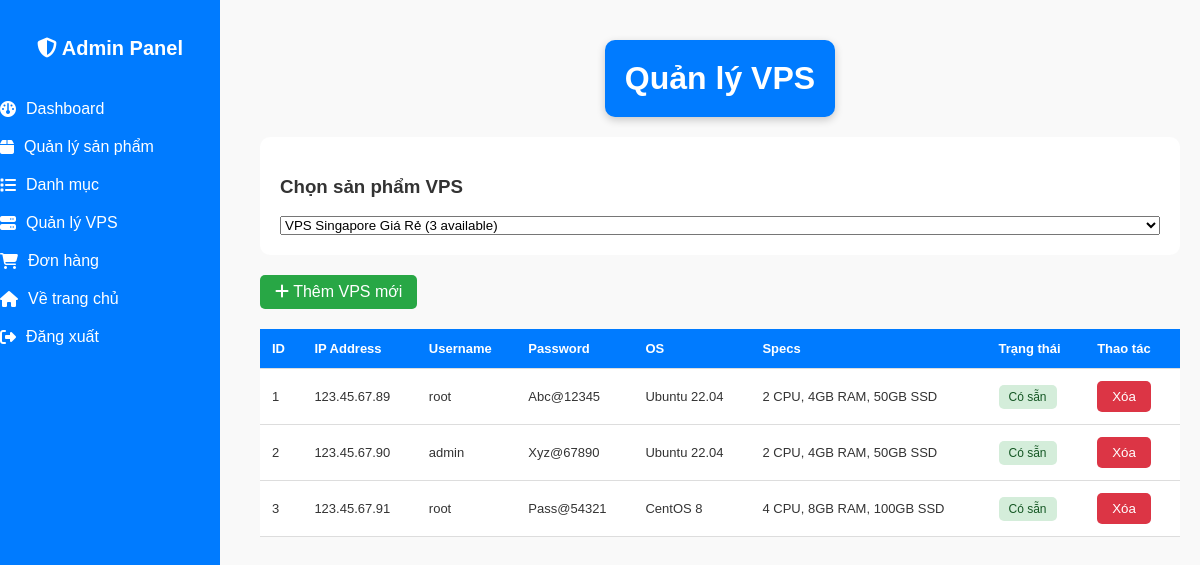
Screenshot of /admin/vps.php?product_id=9 (signed in) with the database file from the repository.
### tables this page shows
CREATE TABLE vps_inventory (
    id INT AUTO_INCREMENT PRIMARY KEY,
    product_id INT NOT NULL,
    ip_address VARCHAR(50) NOT NULL,
    username VARCHAR(100) NOT NULL,
    password VARCHAR(255) NOT NULL,
    os_info VARCHAR(100),
    specs TEXT COMMENT 'CPU, RAM, SSD specifications',
    status ENUM('available', 'sold') DEFAULT 'available',
    sold_to_user_id INT DEFAULT NULL,
    sold_at TIMESTAMP NULL DEFAULT NULL,
    created_at TIMESTAMP DEFAULT CURRENT_TIMESTAMP,
    FOREIGN KEY (product_id) REFERENCES products(id) ON DELETE CASCADE,
    FOREIGN KEY (sold_to_user_id) REFERENCES users(id) ON DELETE SET NULL,
    INDEX idx_product (product_id),
    INDEX idx_status (status)
);

### app/Models/Product.php (called while the page is built, shortened)
<?php
require_once __DIR__ . '/../Config/Database.php';
class Product {
    private $conn;
    private $table = 'products';
    public function __construct() {
        $database = new Database();
        $this->conn = $database->connect();
    }
    public function getAll($limit = 12, $offset = 0, $categoryId = null, $search = null) {
        $query = "SELECT p.*, c.name as category_name
                  FROM {$this->table} p
                  LEFT JOIN categories c ON p.category_id = c.id
                  WHERE 1=1";
        $query .= " ORDER BY p.created_at DESC LIMIT :limit OFFSET :offset";
        $stmt = $this->conn->prepare($query);
        $stmt->bindParam(':limit', $limit, PDO::PARAM_INT);
        $stmt->bindParam(':offset', $offset, PDO::PARAM_INT);
        $stmt->execute();
        return $stmt->fetchAll();
    }
}

### app/Config/Database.php (called while the page is built, shortened)
<?php
class Database {
    private $host;
    private $db_name;
    private $username;
    private $password;
    public function __construct() {
        if (getenv('MYSQLHOST')) {
            $this->host = getenv('MYSQLHOST');
            $this->db_name = getenv('MYSQLDATABASE') ?: 'railway';
            $this->username = getenv('MYSQLUSER') ?: 'root';
            $this->password = getenv('MYSQLPASSWORD') ?: '';
            $port = getenv('MYSQLPORT') ?: '3306';
            $this->host = $this->host . ':' . $port;
        } else {
            $this->host = 'localhost';
            $this->db_name = 'shop_online';
            $this->username = 'shopuser';
            $this->password = 'shop123';
        }
    }
    public function connect() {
        $this->conn = null;
        try {
            $this->conn = new PDO(
                "mysql:host=" . $this->host . ";dbname=" . $this->db_name . ";charset=utf8mb4",
                $this->username,
                $this->password
            );
            $this->conn->setAttribute(PDO::ATTR_ERRMODE, PDO::ERRMODE_EXCEPTION);
            $this->conn->setAttribute(PDO::ATTR_DEFAULT_FETCH_MODE, PDO::FETCH_ASSOC);
        } catch(PDOException $e) {
            echo "Connection Error: " . $e->getMessage();
        }
        return $this->conn;
    }
}

### app/Models/VPS.php (called while the page is built, shortened)
<?php
require_once __DIR__ . '/../Config/Database.php';
class VPS {
    private $conn;
    private $table = 'vps_inventory';
    public function __construct() {
        $database = new Database();
        $this->conn = $database->connect();
    }
    public function getByProductId($productId) {
        $query = "SELECT * FROM {$this->table}
                  WHERE product_id = :product_id
                  ORDER BY created_at DESC";
        $stmt = $this->conn->prepare($query);
        $stmt->bindParam(':product_id', $productId);
        $stmt->execute();
        return $stmt->fetchAll();
    }
}

### public/admin/vps.php (the view, shortened to what this page needs)
<?php
require_once __DIR__ . '/../../app/Models/VPS.php';
require_once __DIR__ . '/../../app/Models/Product.php';
$vpsModel = new VPS();
$productModel = new Product();
$allProducts = $productModel->getAll(100, 0);
$vpsProducts = array_filter($allProducts, function($p) {
    return $p['product_type'] === 'vps';
});
$action = $_GET['action'] ?? 'list';
$productId = $_GET['product_id'] ?? null;
$vpsList = [];
if ($productId) {
    $vpsList = $vpsModel->getByProductId($productId);
}
?>
<!DOCTYPE html>
<html lang="vi">
<head>
    <link rel="stylesheet" href="https://cdnjs.cloudflare.com/ajax/libs/font-awesome/6.5.0/css/all.min.css">
    <link rel="stylesheet" href="<?= BASE_URL ?>css/styles.css">
</head>
<body>
    <div class="sidebar" id="sidebar">
        <h2><i class="fa-solid fa-shield-halved"></i> Admin Panel</h2>
        <a href="<?= BASE_URL ?>admin/"><i class="fa-solid fa-gauge"></i> Dashboard</a>
        <a href="<?= BASE_URL ?>admin/products.php"><i class="fa-solid fa-box"></i> Quản lý sản phẩm</a>
        <a href="<?= BASE_URL ?>admin/categories.php"><i class="fa-solid fa-list"></i> Danh mục</a>
        <a href="<?= BASE_URL ?>admin/vps.php"><i class="fa-solid fa-server"></i> Quản lý VPS</a>
        <a href="<?= BASE_URL ?>admin/orders.php"><i class="fa-solid fa-shopping-cart"></i> Đơn hàng</a>
        <a href="<?= BASE_URL ?>"><i class="fa-solid fa-home"></i> Về trang chủ</a>
        <a href="<?= BASE_URL ?>logout.php"><i class="fa-solid fa-right-from-bracket"></i> Đăng xuất</a>
    </div>
    <div class="main-content">
        <h1>Quản lý VPS</h1>
        <div class="product-selector">
            <h3>Chọn sản phẩm VPS</h3>
            <form method="GET" style="display: flex; gap: 10px;">
                <select name="product_id" onchange="this.form.submit()" style="flex: 1;">
                    <?php foreach ($vpsProducts as $p): ?>
                        <option value="<?= $p['id'] ?>" <?= $productId == $p['id'] ? 'selected' : '' ?>>
                            <?= $p['name'] ?> (<?= $vpsModel->countAvailable($p['id']) ?> available)
                        </option>
                    <?php endforeach; ?>
                </select>
            </form>
        </div>
        <?php if ($productId): ?>
            <?php if ($action === 'add'): ?>
                <h2>Thêm VPS mới</h2>
                <div style="background: white; padding: 20px; border-radius: 10px; margin-bottom: 20px;">
                    <h3>Thêm từng VPS</h3>
                    <form method="POST">
                        <input type="hidden" name="action" value="add">
                        <input type="hidden" name="product_id" value="<?= $productId ?>">
                        <div class="form-group">
                            <label>IP Address</label>
                            <input type="text" name="ip_address" required placeholder="123.45.67.89">
                        </div>
                        <div class="form-group">
                            <label>Username</label>
                            <input type="text" name="username" required placeholder="root">
                        </div>
                        <div class="form-group">
                            <label>Password</label>
                            <input type="text" name="password" required placeholder="Password@123">
                        </div>
                        <div class="form-group">
                            <label>Hệ điều hành</label>
                            <input type="text" name="os_info" placeholder="Ubuntu 22.04">
                        </div>
                        <div class="form-group">
                            <label>Thông số kỹ thuật</label>
                            <input type="text" name="specs" placeholder="2 CPU, 4GB RAM, 50GB SSD">
                        </div>
                        <button type="submit" class="btn btn-success"><i class="fa-solid fa-save"></i> Thêm VPS</button>
                        <a href="vps.php?product_id=<?= $productId ?>" class="btn btn-primary">Quay lại</a>
                    </form>
                </div>
                <div style="background: white; padding: 20px; border-radius: 10px;">
                    <h3>Thêm hàng loạt VPS</h3>
                    <p>Mỗi dòng theo định dạng: <code>IP|Username|Password|OS|Specs</code></p>
                    <form method="POST">
                        <input type="hidden" name="action" value="add_bulk">
                        <input type="hidden" name="product_id" value="<?= $productId ?>">
                        <div class="form-group">
                            <label>Danh sách VPS (mỗi VPS một dòng)</label>
                            <textarea name="vps_data" rows="10" placeholder="123.45.67.89|root|Pass@123|Ubuntu 22.04|2CPU 4GB RAM&#10;123.45.67.90|admin|Pass@456|CentOS 8|4CPU 8GB RAM"></textarea>
                        </div>
                        <button type="submit" class="btn btn-success"><i class="fa-solid fa-upload"></i> Thêm hàng loạt</button>
                    </form>
                </div>
            <?php else: ?>
                <a href="vps.php?action=add&product_id=<?= $productId ?>" class="btn btn-success">
                    <i class="fa-solid fa-plus"></i> Thêm VPS mới
                </a>
                <table>
                    <thead>
                        <tr>
                            <th>ID</th>
                            <th>IP Address</th>
                            <th>Username</th>
                            <th>Password</th>
                            <th>OS</th>
                            <th>Specs</th>
                            <th>Trạng thái</th>
                            <th>Thao tác</th>
                        </tr>
                    </thead>
                    <tbody>
                        <?php if (empty($vpsList)): ?>
                            <tr><td colspan="8" style="text-align: center;">Chưa có VPS nào</td></tr>
                        <?php else: ?>
                            <?php foreach ($vpsList as $vps): ?>
                                <tr>
                                    <td><?= $vps['id'] ?></td>
                                    <td><?= $vps['ip_address'] ?></td>
                                    <td><?= $vps['username'] ?></td>
                                    <td><?= $vps['password'] ?></td>
                                    <td><?= $vps['os_info'] ?></td>
                                    <td><?= $vps['specs'] ?></td>
                                    <td>
                                        <span class="status-badge status-<?= $vps['status'] === 'available' ? 'available' : 'sold' ?>">
                                            <?= $vps['status'] === 'available' ? 'Có sẵn' : 'Đã bán' ?>
                                        </span>
                                    </td>
                                    <td>
                                        <?php if ($vps['status'] === 'available'): ?>
                                            <form method="POST" style="display: inline;" onsubmit="return confirm('Xác nhận xóa?')">
                                                <button type="submit" class="btn btn-danger">Xóa</button>
                                            </form>
                                        <?php else: ?>
                                            <span style="color: #999;">Đã bán</span>
                                        <?php endif; ?>
                                    </td>
                                </tr>
                            <?php endforeach; ?>
                        <?php endif; ?>
                    </tbody>
                </table>
            <?php endif; ?>
        <?php else: ?>
            <p style="text-align: center; padding: 40px; background: white; border-radius: 10px;">
                Vui lòng chọn sản phẩm VPS để quản lý
            </p>
        <?php endif; ?>
    </div>
</body>
</html>

### public/css/styles.css (style rules this page uses)
body { margin: 0; padding: 0; display: flex; font-family: "Poppins", sans-serif; background-color: #f9f9f9; color: #333; }
h1 { text-align: center; background-color: #007bff; color: white; padding: 20px; border-radius: 10px; margin: 20px auto; width: fit-content; box-shadow: 0 3px 8px rgba(0, 0, 0, 0.2); }
.sidebar { position: fixed; top: 0; left: 0; width: 220px; height: 100vh; background: #007bff; color: white; display: flex; flex-direction: column; align-items: center; padding-top: 20px; transition: all 0.3s ease; }
.sidebar h2 { font-size: 20px; margin-bottom: 30px; }
.sidebar a { display: flex; align-items: center; gap: 10px; width: 100%; padding: 10px 20px; color: white; text-decoration: none; transition: background 0.3s ease; }
.main-content { flex: 1; margin-left: 240px; padding: 20px; transition: margin-left 0.3s ease; }

### public/admin/vps.php (style rules this page uses)
table { width: 100%; border-collapse: collapse; background: white; margin-top: 20px; }
th, td { padding: 12px; text-align: left; border-bottom: 1px solid #ddd; font-size: 13px; }
th { background: #007bff; color: white; }
.btn { padding: 8px 15px; border-radius: 5px; text-decoration: none; color: white; margin-right: 5px; display: inline-block; border: none; cursor: pointer; }
.btn-danger { background: #dc3545; }
.btn-success { background: #28a745; }
.status-badge { padding: 5px 10px; border-radius: 5px; font-size: 12px; }
.status-available { background: #d4edda; color: #155724; }
.product-selector { background: white; padding: 20px; border-radius: 10px; margin-bottom: 20px; }

### rows the page displays
vps_inventory: id "1", ip_address "123.45.67.89", username "root", password "Abc@12345", os_info "Ubuntu 22.04", specs "2 CPU, 4GB RAM, 50GB SSD", status "Có sẵn"
vps_inventory: id "2", ip_address "123.45.67.90", username "admin", password "Xyz@67890", os_info "Ubuntu 22.04", specs "2 CPU, 4GB RAM, 50GB SSD", status "Có sẵn"
vps_inventory: id "3", ip_address "123.45.67.91", username "root", password "Pass@54321", os_info "CentOS 8", specs "4 CPU, 8GB RAM, 100GB SSD", status "Có sẵn"

### other values shown
form field product_id "VPS Singapore Giá Rẻ (3 available)"
